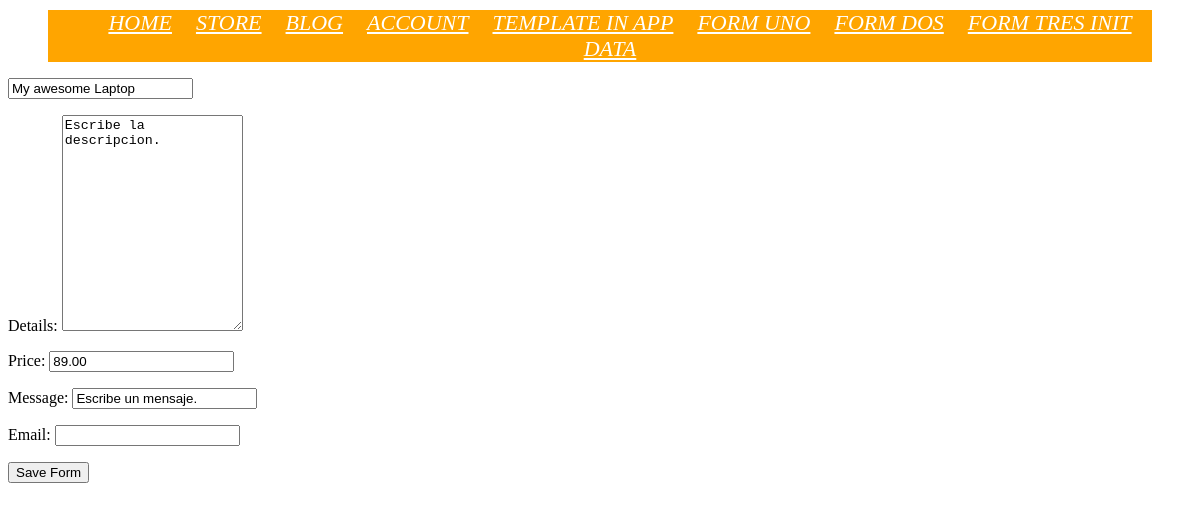
Before: /render_init_data/ with the older database file.
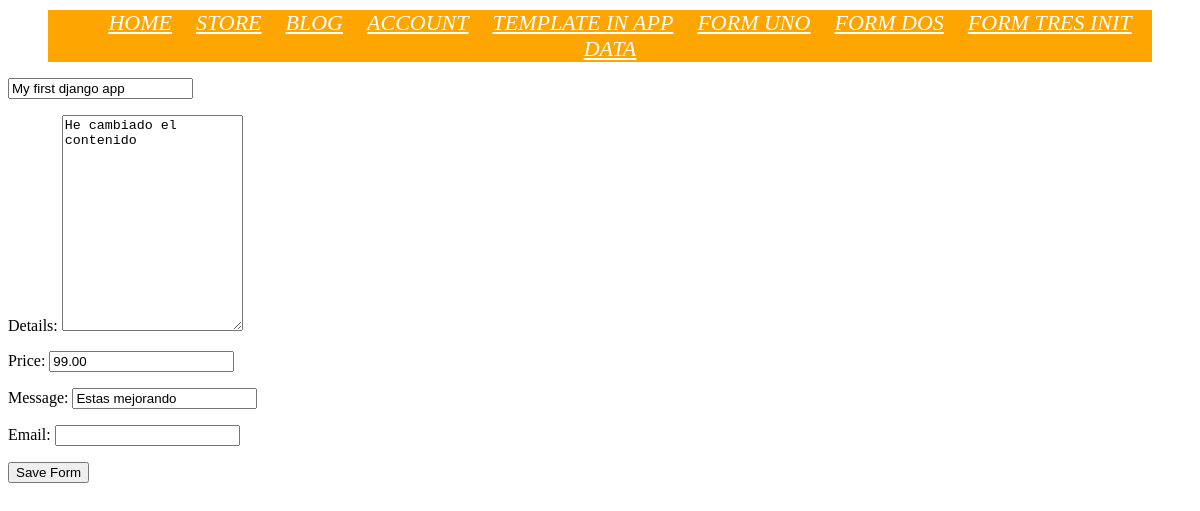
After: the same page with the newer database file.
### post_blog/models.py (models this page shows, shortened)
class Post(models.Model):
    title = models.CharField(max_length=20)
    details = models.TextField(
        blank=True,
        null=True,
        default='Escribe la descripcion.'
    )
    price = models.DecimalField(decimal_places=2, max_digits=4, default=0.99)
    message = models.CharField(
        max_length=20,
        blank=True,
        null=True,
        default='Escribe un mensaje.'
    )

### post_blog/views.py (the view)
# urls.py: path('render_init_data/', views.render_initial_data, name='render_init_data' ),
def render_initial_data(request):
    initial_data = {
        'title': 'My awesome title',
    }
    my_obj = Post.objects.get(id=1)
    form = PostForm(request.POST or None, instance=my_obj)
    if form.is_valid():
        form.save()
    print(f"Form: {form}")
    context = {
        'form': form,
    }
    return render(request, 'post_blog/form_initial_data.html', context)

### post_blog/templates/post_blog/form_initial_data.html (shortened to what this page needs)
{% extends 'main.html' %}
{% block content %}
    <form action="." method="POST">
        {{ form.as_p }}
        <input type="submit" value="Save Form">
    </form>
{% endblock %}

Changed rows visible on the page:
changed Post: title "My awesome Laptop" → "My first django app"; details "Escribe la descripcion." → "He cambiado el contenido"; price "89.00" → "99.00"; message "Escribe un mensaje." → "Estas mejorando"
